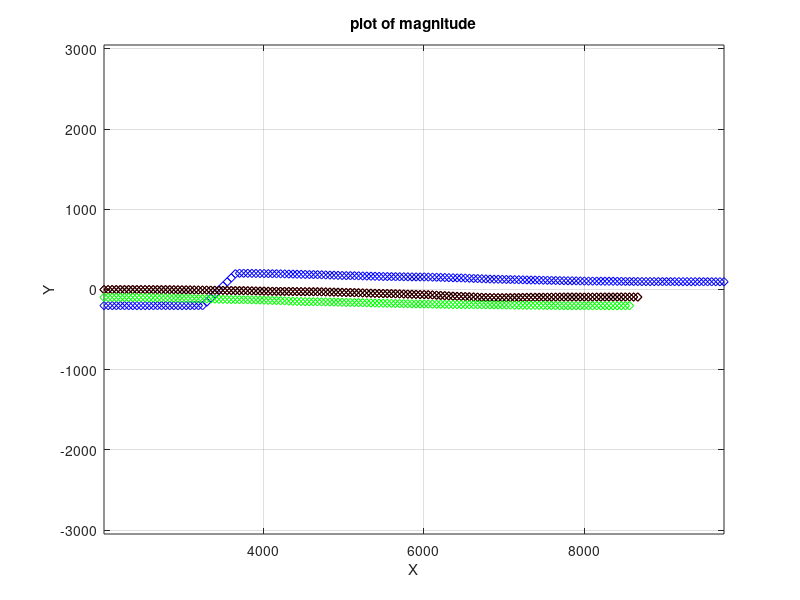

The MATLAB script that drew this image:
clear all;
clc;
clear home;

origin = [0,0,0];


data1 = csvread('quarter1.csv');
data2 = csvread('quarter2.csv');
data3 = csvread('quarter3.csv');
data4 = csvread('quarter4.csv');


%figure = plot3(truedata(:,2),truedata(:,4),truedata(:,6),'bd');
%set(figure,'color','b');
%figure2 = plot3(truedata(:,3),truedata(:,5),truedata(:,7),'rd');
%set(figure2,'color','r');
%%hold;
%figure3 = plot3(0,0,0,'o','markeredgecolor','k','marker','*','markerSize',10);
%set(figure3,'color','k');

figure = plot(data1(:,3),data1(:,4),'bd');
set(figure,'color','b');
hold;
figure2 = plot(data2(:,3),data2(:,4),'bd');
set(figure2,'color','r');
figure3 = plot(data3(:,3),data3(:,4),'bd');
set(figure3,'color','k');
figure4 = plot(data4(:,3),data4(:,4),'bd');
set(figure4,'color','g');
%hold;
%figure3 = plot3(0,0,0,'o','markeredgecolor','k','marker','*','markerSize',10);
%set(figure3,'color','k');


axis equal



%xlim ([-900 900]);
%ylim ([-900 900]);
%zlim ([-900 900]);

%X = [truedata(:,2) truedata(:,4) truedata(:,6)] 
%Y = [truedata(:,3) truedata(:,5) truedata(:,7)] 

%[c1,r1] = sphereFit(X)
%[c2,r2] = sphereFit(Y)




%Creating legend containing equation for lsline (%0.4f = 4 decimals)
%legend('Data', sprintf( 'y = %0.4fx + %0.4f', a, b ), 'Location', 'northwest' )

%Title and axis labels added
title('plot of magnitude')
xlabel('X')
ylabel('Y')
zlabel('Z')

grid on
%set(gca,'GridLineStyle',':', 'GridColor', 'k', 'GridAlpha', .6)


%differnet coordinates of 0
%doubleraw2: -114.9936  134.0346   -9.5615
%doubleraw3: -96.1951  150.9983  -46.1978
%doubleraw4: -116.7155  132.9689   -4.0813
%doubleraw5: -110.5859  134.4870  -18.4628
%doubleraw6: -101.1932  129.1799  -31.7741